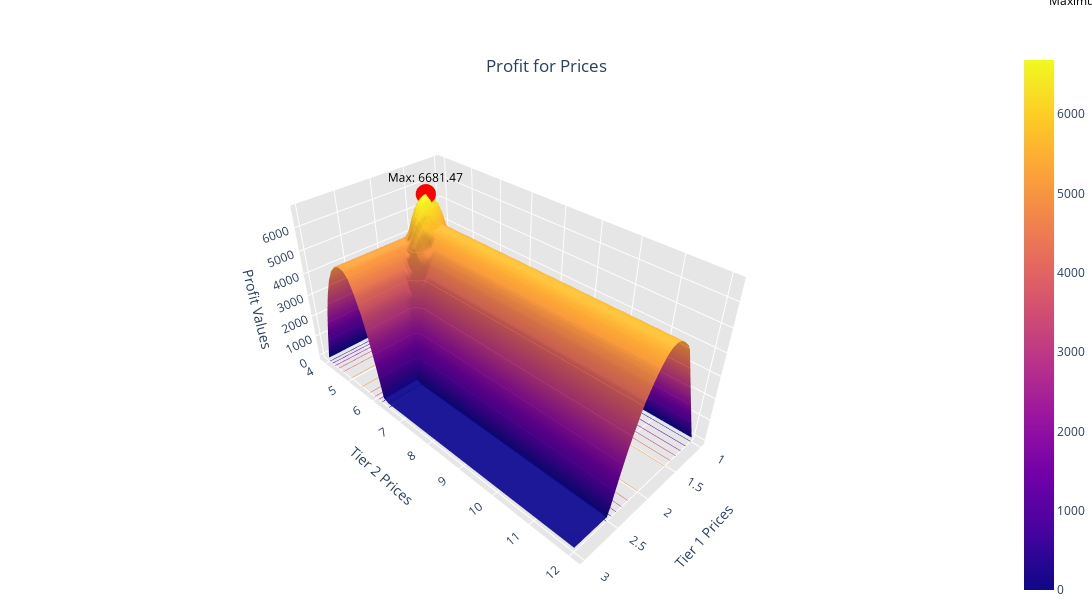

The notebook cell this image was saved under:
### Code cell
# fig = plt.figure(figsize=(12, 16))
# ax = Axes3D(fig)


prices_prof_arr = np.array(prices_profits)

tier_1_vals = prices_prof_arr[:,0]
tier_2_vals = prices_prof_arr[:,1]
profit_vals = prices_prof_arr[:,2]

X,Y = np.meshgrid(tier_1_prices, tier_2_prices)
Z = profit_vals.reshape(X.shape).T

# Taking log of profit b/c I want to emphasize higher values more
# profit_normalized = (profit_options - np.min(profit_options)) / (np.max(profit_options) - np.min(profit_options))
# profit_log_transformed = np.log1p(profit_normalized * 0.0000001)  

# colors = plt.cm.viridis(profit_log_transformed / np.max(profit_log_transformed))

# ax.plot_surface(X,Y,Z, cmap=plt.cm.viridis, zorder=0)
fig = go.Figure(data=[go.Surface(
    z=Z,
    x=X,
    y=Y,
    colorscale='Plasma',  # Change to a vibrant colormap
    contours={
        "z": {
            "show": True,
            "usecolormap": True,
            "highlightcolor": "lime",
            "project": {"z": True}
        }
    }
)])

maximum = max(profits)
inds = [i for i, x in enumerate(profits) if x == maximum]
tier_1_price = tier_1_vals[inds]
tier_2_price = tier_2_vals[inds]

fig.add_trace(go.Scatter3d(
    x=tier_1_price, y=tier_2_price, z=[maximum],
    mode='markers+text',
    marker=dict(size=7, color='red', symbol='circle'),
    text=[f"Max: {maximum:.2f}"],
    textfont=dict(size=12, color="black"),
    textposition="top center"
))

fig.update_layout(
    title={
        'text': "Profit for Prices",
        'y': 0.9,  # Adjust title position
        'x': 0.5,
        'xanchor': 'center',
        'yanchor': 'top'
    },
    scene=dict(
        xaxis=dict(title="Tier 1 Prices", backgroundcolor="rgb(230, 230, 230)", gridcolor="white"),
        yaxis=dict(title="Tier 2 Prices", backgroundcolor="rgb(230, 230, 230)", gridcolor="white"),
        zaxis=dict(title="Profit Values", backgroundcolor="rgb(230, 230, 230)", gridcolor="white"),
        camera=dict(eye=dict(x=1.5,y=1.5, z=1.5)),  # Set camera position for better perspective
        aspectratio=dict(x=1,y=2,z=1)
    ),
    autosize = False,
    width=1200,
    height=600,
    margin=dict(l=0, r=0, t=50, b=0),  # Reduce margins
    coloraxis_colorbar=dict(title="Profit", tickvals=np.linspace(Z.min(), Z.max(), 5))
)

fig.add_annotation(
    x=tier_1_price[0],
    y=tier_2_price[0],
    text="Maximum Point",
    showarrow=True,
    arrowhead=2,
    ax=-40,
    ay=40,
    font=dict(color="black", size=12),
    arrowcolor="red"
)

# Show the plot
fig.show()

### Figure 1 — Plotly figure (JSON) as saved in the notebook; plotly's stock layout.template omitted (floating-point values rounded to 4 significant figures; data arrays with more than 128 entries replaced by an {"elided": "..."} marker saying what was removed)
{"data": [{"colorscale": [[0, "#0d0887"], [0.1111, "#46039f"], [0.2222, "#7201a8"], [0.3333, "#9c179e"], [0.4444, "#bd3786"], [0.5556, "#d8576b"], [0.6667, "#ed7953"], [0.7778, "#fb9f3a"], [0.8889, "#fdca26"], [1, "#f0f921"]], "contours": {"z": {"highlightcolor": "lime", "project": {"z": true}, "show": true, "usecolormap": true}}, "type": "surface", "x": {"elided": "50x50 float values"}, "y": {"elided": "50x50 float values"}, "z": {"elided": "50x50 float values"}}, {"marker": {"color": "red", "size": 7, "symbol": "circle"}, "mode": "markers+text", "text": ["Max: 6681.47"], "textfont": {"color": "black", "size": 12}, "textposition": "top center", "type": "scatter3d", "x": [1.735], "y": [5.143], "z": [6681.0]}], "layout": {"annotations": [{"arrowcolor": "red", "arrowhead": 2, "ax": -40, "ay": 40, "font": {"color": "black", "size": 12}, "showarrow": true, "text": "Maximum Point", "x": 1.735, "y": 5.143}], "autosize": false, "coloraxis": {"colorbar": {"tickvals": [0, 1670.0, 3341.0, 5011.0, 6681.0], "title": {"text": "Profit"}}}, "height": 600, "margin": {"b": 0, "l": 0, "r": 0, "t": 50}, "scene": {"aspectratio": {"x": 1, "y": 2, "z": 1}, "camera": {"center": {"x": 0, "y": 0, "z": 0}, "eye": {"x": 1.966, "y": 1.966, "z": 1.966}, "projection": {"type": "perspective"}, "up": {"x": 0, "y": 0, "z": 1}}, "xaxis": {"backgroundcolor": "rgb(230, 230, 230)", "gridcolor": "white", "title": {"text": "Tier 1 Prices"}, "type": "linear"}, "yaxis": {"backgroundcolor": "rgb(230, 230, 230)", "gridcolor": "white", "title": {"text": "Tier 2 Prices"}, "type": "linear"}, "zaxis": {"backgroundcolor": "rgb(230, 230, 230)", "gridcolor": "white", "title": {"text": "Profit Values"}, "type": "linear"}}, "title": {"text": "Profit for Prices", "x": 0.5, "xanchor": "center", "y": 0.9, "yanchor": "top"}, "width": 1200}}
